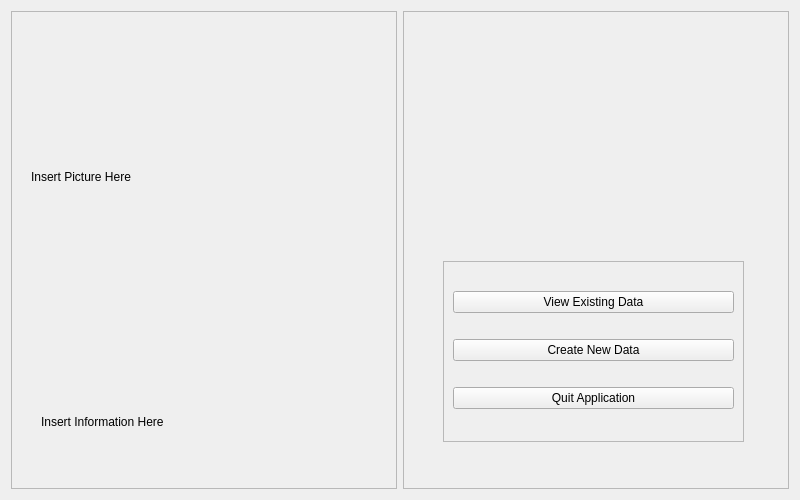
<?xml version="1.0" encoding="UTF-8"?>
<ui version="4.0">
 <class>FloodsHome</class>
 <widget class="QWidget" name="FloodsHome">
  <property name="geometry">
   <rect>
    <x>0</x>
    <y>0</y>
    <width>800</width>
    <height>500</height>
   </rect>
  </property>
  <property name="minimumSize">
   <size>
    <width>800</width>
    <height>500</height>
   </size>
  </property>
  <property name="maximumSize">
   <size>
    <width>800</width>
    <height>500</height>
   </size>
  </property>
  <property name="windowTitle">
   <string>floods</string>
  </property>
  <layout class="QHBoxLayout" name="horizontalLayout">
   <item>
    <widget class="QFrame" name="floods_info_frame">
     <property name="frameShape">
      <enum>QFrame::StyledPanel</enum>
     </property>
     <property name="frameShadow">
      <enum>QFrame::Raised</enum>
     </property>
     <widget class="QLabel" name="floods_picture_label">
      <property name="geometry">
       <rect>
        <x>20</x>
        <y>20</y>
        <width>351</width>
        <height>291</height>
       </rect>
      </property>
      <property name="text">
       <string>Insert Picture Here</string>
      </property>
     </widget>
     <widget class="QLabel" name="floods_info_label">
      <property name="geometry">
       <rect>
        <x>30</x>
        <y>370</y>
        <width>331</width>
        <height>81</height>
       </rect>
      </property>
      <property name="text">
       <string>Insert Information Here</string>
      </property>
     </widget>
    </widget>
   </item>
   <item>
    <widget class="QFrame" name="floods_selection_frame">
     <property name="frameShape">
      <enum>QFrame::StyledPanel</enum>
     </property>
     <property name="frameShadow">
      <enum>QFrame::Raised</enum>
     </property>
     <widget class="QFrame" name="button_frame">
      <property name="geometry">
       <rect>
        <x>40</x>
        <y>250</y>
        <width>301</width>
        <height>181</height>
       </rect>
      </property>
      <property name="frameShape">
       <enum>QFrame::StyledPanel</enum>
      </property>
      <property name="frameShadow">
       <enum>QFrame::Raised</enum>
      </property>
      <layout class="QVBoxLayout" name="verticalLayout">
       <item>
        <widget class="QPushButton" name="view_button">
         <property name="text">
          <string>View Existing Data</string>
         </property>
        </widget>
       </item>
       <item>
        <widget class="QPushButton" name="create_button">
         <property name="text">
          <string>Create New Data</string>
         </property>
        </widget>
       </item>
       <item>
        <widget class="QPushButton" name="quit_button">
         <property name="text">
          <string>Quit Application</string>
         </property>
        </widget>
       </item>
      </layout>
     </widget>
    </widget>
   </item>
  </layout>
 </widget>
 <resources/>
 <connections/>
</ui>
